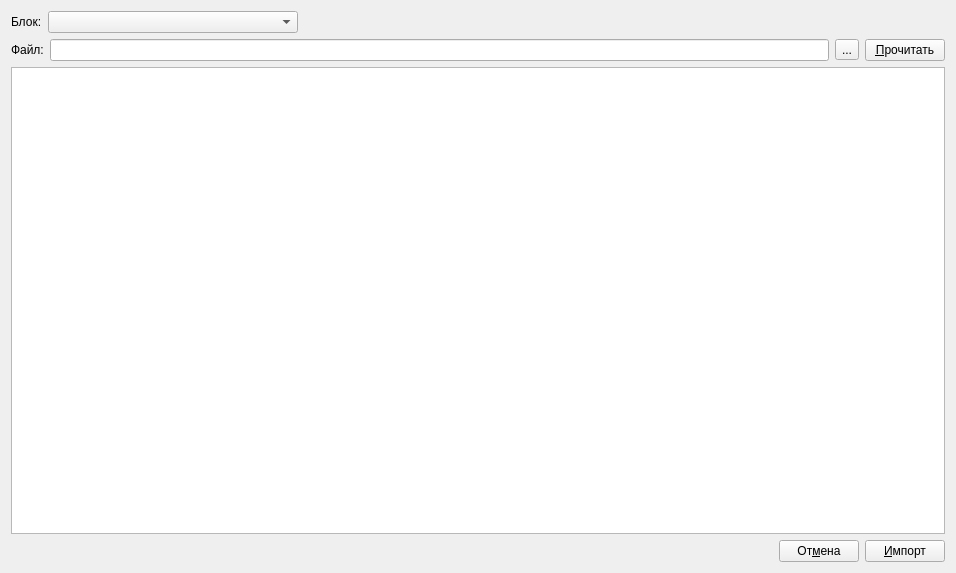
<?xml version="1.0" encoding="UTF-8"?>
<ui version="4.0">
 <class>ImportForm</class>
 <widget class="QWidget" name="ImportForm">
  <property name="geometry">
   <rect>
    <x>0</x>
    <y>0</y>
    <width>956</width>
    <height>573</height>
   </rect>
  </property>
  <property name="windowTitle">
   <string>Form</string>
  </property>
  <layout class="QVBoxLayout" name="verticalLayout">
   <item>
    <layout class="QHBoxLayout" name="horizontalLayout_2">
     <item>
      <widget class="QLabel" name="unitLabel">
       <property name="text">
        <string>Блок:</string>
       </property>
      </widget>
     </item>
     <item>
      <widget class="QComboBox" name="unitBox">
       <property name="minimumSize">
        <size>
         <width>250</width>
         <height>0</height>
        </size>
       </property>
      </widget>
     </item>
     <item>
      <spacer name="unitSpacer">
       <property name="orientation">
        <enum>Qt::Horizontal</enum>
       </property>
       <property name="sizeHint" stdset="0">
        <size>
         <width>40</width>
         <height>20</height>
        </size>
       </property>
      </spacer>
     </item>
    </layout>
   </item>
   <item>
    <layout class="QHBoxLayout" name="horizontalLayout_3">
     <item>
      <widget class="QLabel" name="fileLabel">
       <property name="text">
        <string>Файл:</string>
       </property>
      </widget>
     </item>
     <item>
      <widget class="QLineEdit" name="fileEdit"/>
     </item>
     <item>
      <widget class="QToolButton" name="fileButton">
       <property name="text">
        <string>...</string>
       </property>
      </widget>
     </item>
     <item>
      <widget class="QPushButton" name="readButton">
       <property name="text">
        <string>&amp;Прочитать</string>
       </property>
      </widget>
     </item>
    </layout>
   </item>
   <item>
    <widget class="QTableWidget" name="table"/>
   </item>
   <item>
    <layout class="QHBoxLayout" name="horizontalLayout">
     <item>
      <spacer name="horizontalSpacer">
       <property name="orientation">
        <enum>Qt::Horizontal</enum>
       </property>
       <property name="sizeHint" stdset="0">
        <size>
         <width>40</width>
         <height>20</height>
        </size>
       </property>
      </spacer>
     </item>
     <item>
      <widget class="QPushButton" name="cancelButton">
       <property name="text">
        <string>От&amp;мена</string>
       </property>
      </widget>
     </item>
     <item>
      <widget class="QPushButton" name="importButton">
       <property name="text">
        <string>&amp;Импорт</string>
       </property>
      </widget>
     </item>
    </layout>
   </item>
  </layout>
 </widget>
 <resources/>
 <connections/>
</ui>
